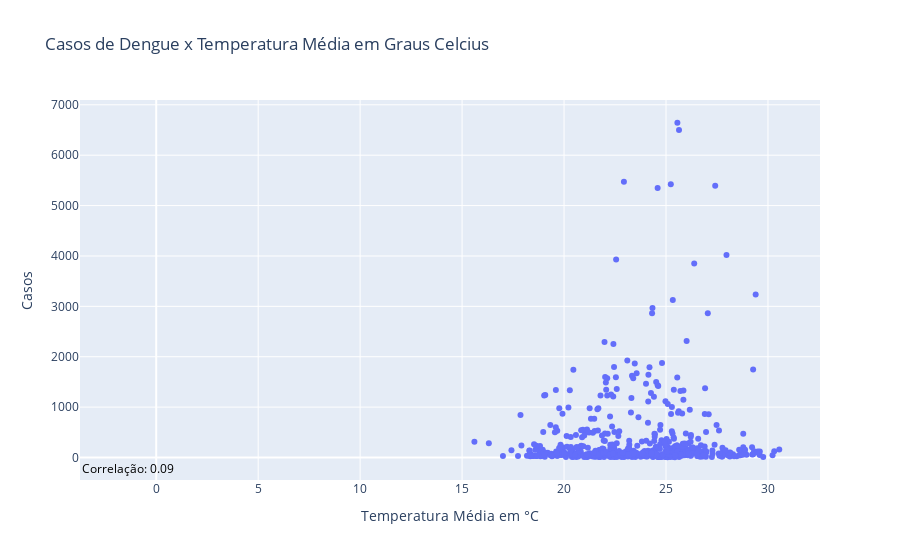

Write notebook code for a chart like this one.
### Markdown cell above
Para temperatura:

### Code cell
fig_temp = px.scatter(df,
                      x='tempmed',
                      y='casos',
                      title='Casos de Dengue x Temperatura Média em Graus Celcius',
                      labels={'tempmed':'Temperatura Média em °C','casos':'Casos'})

fig_temp.add_annotation(text=f"Correlação: {corr_temp:.2f}",
                        xanchor='right', x=0.97, yanchor='top', y=0.03,
                        showarrow=False, font=dict(color="black"))

fig_temp.show()

### Figure 1 — Plotly figure (JSON) as saved in the notebook; plotly's stock layout.template omitted (floating-point values rounded to 4 significant figures; data arrays with more than 128 entries replaced by an {"elided": "..."} marker saying what was removed)
{"data": [{"hovertemplate": "Temperatura Média em °C=%{x}<br>Casos=%{y}<extra></extra>", "legendgroup": "", "marker": {"color": "#636efa", "symbol": "circle"}, "mode": "markers", "name": "", "orientation": "v", "showlegend": false, "type": "scatter", "x": {"elided": "562 float values"}, "xaxis": "x", "y": {"elided": "562 int values"}, "yaxis": "y"}], "layout": {"annotations": [{"font": {"color": "black"}, "showarrow": false, "text": "Correlação: 0.09", "x": 0.97, "xanchor": "right", "y": 0.03, "yanchor": "top"}], "legend": {"tracegroupgap": 0}, "title": {"text": "Casos de Dengue x Temperatura Média em Graus Celcius"}, "xaxis": {"anchor": "y", "domain": [0, 1], "title": {"text": "Temperatura Média em °C"}}, "yaxis": {"anchor": "x", "domain": [0, 1], "title": {"text": "Casos"}}}}
